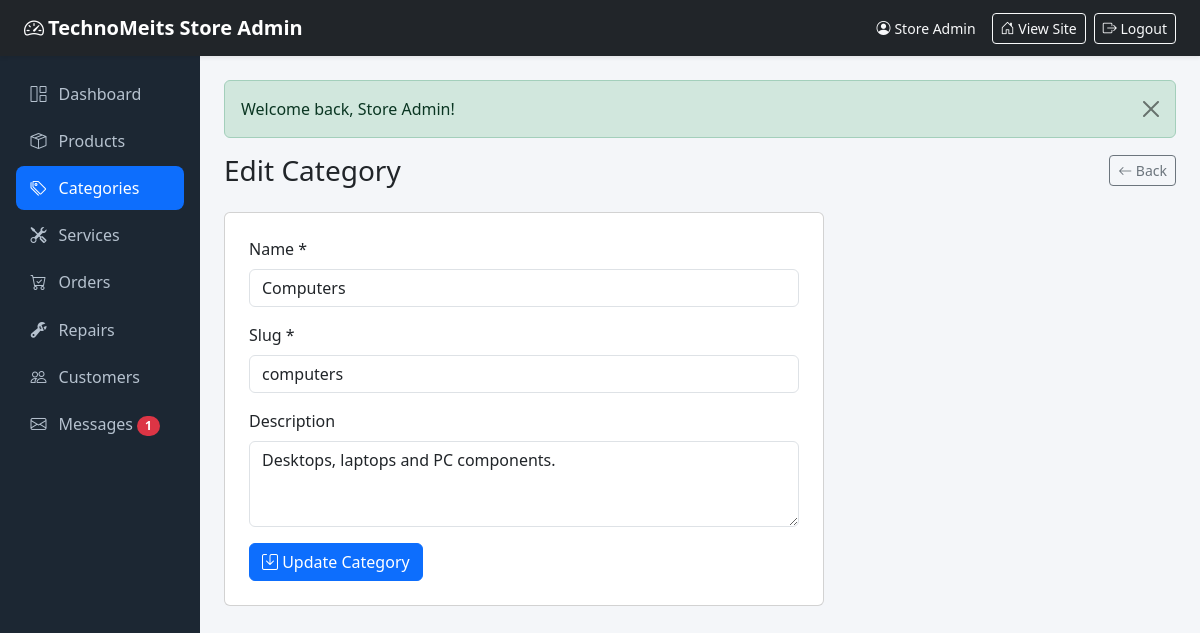
Page /public/admin/categories/edit/1 (signed in) on the committed database.
### tables this page shows
CREATE TABLE categories (
    id          INT UNSIGNED AUTO_INCREMENT PRIMARY KEY,
    name        VARCHAR(100) NOT NULL,
    slug        VARCHAR(120) NOT NULL UNIQUE,
    description TEXT,
    created_at  TIMESTAMP NOT NULL DEFAULT CURRENT_TIMESTAMP
);

### app/controllers/admin/CategoriesController.php (called while the page is built, shortened)
<?php
class CategoriesController extends Controller
{
    public function edit($id)
    {
        $category = (new Category())->find($id);
        $this->adminView('admin/categories/form', [
            'title'       => 'Edit Category',
            'adminActive' => 'categories',
            'category'    => $category,
        ]);
    }
}

### app/core/App.php (called while the page is built, shortened)
<?php
class App
{
    protected $controller;
    protected $method = 'index';
    public function __construct()
    {
        $url = $this->parseUrl();
        if (!empty($url) && strtolower($url[0]) === 'admin') {
            array_shift($url);
            $this->resolveAdmin($url);
        } else {
            $this->resolvePublic($url);
        }
        $this->params = array_values($url);
        call_user_func_array([$this->controller, $this->method], $this->params);
    }
    private function resolveAdmin(&$url)
    {
        $controllerName = !empty($url[0]) ? ucfirst(strtolower($url[0])) . 'Controller' : 'DashboardController';
        $class          = 'App\\Controllers\\Admin\\' . $controllerName;
        array_shift($url);
        $this->controller = class_exists($class) ? new $class() : new ErrorController();
        $this->method     = !empty($url[0]) ? strtolower(array_shift($url)) : 'index';
    }
    private function parseUrl()
    {
        if (isset($_GET['url'])) {
            $url = rtrim($_GET['url'], '/');
            $url = filter_var($url, FILTER_SANITIZE_URL);
            return explode('/', $url);
        }
        return [];
    }
}

### public/index.php (called while the page is built, shortened)
<?php
require_once APP_PATH . '/core/helpers.php';
spl_autoload_register(function ($class) {
    $prefix = 'App\\';
    if (strncmp($class, $prefix, strlen($prefix)) === 0) {
        $file = APP_PATH . '/' . str_replace('\\', '/', substr($class, strlen($prefix))) . '.php';
    }
});
new App();

### app/core/helpers.php (called while the page is built, shortened)
<?php
function e($value)
{
    return htmlspecialchars((string) $value, ENT_QUOTES, 'UTF-8');
}
function url($path = '')
{
    return BASE_URL . ltrim($path, '/');
}
function old($key, $default = '')
{
    return $_POST[$key] ?? $default;
}

### app/core/Database.php (called while the page is built, shortened)
<?php
class Database
{
    private static $instance = null;
    private $pdo;
    private function __construct()
    {
        $dsn = 'mysql:host=' . DB_HOST . ';port=' . DB_PORT . ';dbname=' . DB_NAME . ';charset=utf8mb4';
        try {
            $this->pdo = new PDO($dsn, DB_USER, DB_PASS, [
                PDO::ATTR_ERRMODE            => PDO::ERRMODE_EXCEPTION,
                PDO::ATTR_DEFAULT_FETCH_MODE => PDO::FETCH_ASSOC,
                PDO::ATTR_EMULATE_PREPARES   => false,
                PDO::ATTR_TIMEOUT            => 5,
            ]);
        } catch (PDOException $e) {
            http_response_code(500);
            die('Database connection failed: ' . htmlspecialchars($e->getMessage(), ENT_QUOTES, 'UTF-8'));
        }
    }
    public static function instance()
    {
        if (self::$instance === null) {
            self::$instance = new self();
        }
        return self::$instance;
    }
    public function run($sql, $params = [])
    {
        $stmt = $this->pdo->prepare($sql);
        $stmt->execute($params);
        return $stmt;
    }
    public function fetch($sql, $params = [])
    {
        return $this->run($sql, $params)->fetch();
    }
}

### app/core/Model.php (called while the page is built, shortened)
<?php
abstract class Model
{
    protected $db;
    protected $table;
    protected $primaryKey = 'id';
    public function __construct()
    {
        $this->db = Database::instance();
    }
    public function find($id)
    {
        return $this->db->fetch(
            "SELECT * FROM {$this->table} WHERE {$this->primaryKey} = ? LIMIT 1",
            [$id]
        );
    }
}

### app/views/admin/categories/form.php (the view, shortened to what this page needs)
<?php $errors = ($errors ?? []) + ['name' => '', 'slug' => '']; ?>
<div class="d-flex justify-content-between align-items-center mb-4">
    <h1 class="h3 mb-0">Edit Category</h1>
    <a href="<?= url('admin/categories') ?>" class="btn btn-outline-secondary btn-sm"><i class="bi bi-arrow-left"></i> Back</a>
</div>
<div class="card p-4" style="max-width:600px">
    <form method="post" action="<?= url('admin/categories/update/' . $category['id']) ?>">
        <div class="mb-3">
            <label class="form-label">Name *</label>
            <input type="text" name="name" class="form-control <?= $errors['name'] ? 'is-invalid' : '' ?>" value="<?= e(old('name', $category['name'])) ?>">
        </div>
        <div class="mb-3">
            <label class="form-label">Slug *</label>
            <input type="text" name="slug" class="form-control <?= $errors['slug'] ? 'is-invalid' : '' ?>" value="<?= e(old('slug', $category['slug'])) ?>">
        </div>
        <div class="mb-3">
            <label class="form-label">Description</label>
            <textarea name="description" rows="3" class="form-control"><?= e(old('description', $category['description'])) ?></textarea>
        </div>
        <button class="btn btn-primary"><i class="bi bi-save"></i> Update Category</button>
    </form>
</div>

### public/assets/css/style.css (style rules this page uses)
:root { --brand-color: #0d6efd; --brand-dark: #0b5ed7; }
body { font-family: system-ui, -apple-system, "Segoe UI", Roboto, sans-serif; overflow-x: hidden; }
.admin-body { background: #f4f6f9; }

### rows in the picture
categories: name "Computers", slug "computers", description "Desktops, laptops and PC components."

### other values in the picture
APP_NAME "TechnoMeits Store"
currentUser()['name'] "Store Admin"
$unread "1"
$alert['message'] "Welcome back, Store Admin!"
